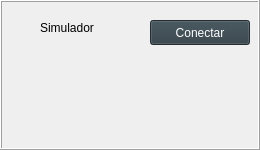
     <widget class="QFrame" name="frame_19">
      <property name="geometry">
       <rect>
        <x>750</x>
        <y>0</y>
        <width>260</width>
        <height>150</height>
       </rect>
      </property>
      <property name="styleSheet">
       <string notr="true"/>
      </property>
      <property name="frameShape">
       <enum>QFrame::Box</enum>
      </property>
      <property name="frameShadow">
       <enum>QFrame::Raised</enum>
      </property>
      <property name="lineWidth">
       <number>1</number>
      </property>
      <property name="midLineWidth">
       <number>0</number>
      </property>
      <widget class="QLabel" name="lbl_conected_4">
       <property name="geometry">
        <rect>
         <x>40</x>
         <y>20</y>
         <width>71</width>
         <height>16</height>
        </rect>
       </property>
       <property name="mouseTracking">
        <bool>true</bool>
       </property>
       <property name="tabletTracking">
        <bool>false</bool>
       </property>
       <property name="focusPolicy">
        <enum>Qt::StrongFocus</enum>
       </property>
       <property name="contextMenuPolicy">
        <enum>Qt::DefaultContextMenu</enum>
       </property>
       <property name="styleSheet">
        <string notr="true"/>
       </property>
       <property name="text">
        <string>Simulador</string>
       </property>
      </widget>
      <widget class="QLabel" name="led_conn_simu_2">
       <property name="enabled">
        <bool>true</bool>
       </property>
       <property name="geometry">
        <rect>
         <x>10</x>
         <y>18</y>
         <width>21</width>
         <height>20</height>
        </rect>
       </property>
       <property name="text">
        <string/>
       </property>
       <property name="pixmap">
        <pixmap>icons/blue-led-on.png</pixmap>
       </property>
       <property name="scaledContents">
        <bool>true</bool>
       </property>
      </widget>
      <widget class="QPushButton" name="btnConnect">
       <property name="geometry">
        <rect>
         <x>150</x>
         <y>20</y>
         <width>100</width>
         <height>25</height>
        </rect>
       </property>
       <property name="styleSheet">
        <string notr="true">color: rgb(255, 255, 255);
background-color: rgb(47, 61, 68);
alternate-background-color: rgb(33, 43, 48);</string>
       </property>
       <property name="text">
        <string>Conectar</string>
       </property>
      </widget>
      <widget class="QLabel" name="led_conn_inj_1">
       <property name="enabled">
        <bool>true</bool>
       </property>
       <property name="geometry">
        <rect>
         <x>10</x>
         <y>18</y>
         <width>21</width>
         <height>20</height>
        </rect>
       </property>
       <property name="text">
        <string/>
       </property>
       <property name="pixmap">
        <pixmap>icons/black-led-on.png</pixmap>
       </property>
       <property name="scaledContents">
        <bool>true</bool>
       </property>
      </widget>
      <zorder>lbl_conected_4</zorder>
      <zorder>btnConnect</zorder>
      <zorder>led_conn_inj_1</zorder>
      <zorder>led_conn_simu_2</zorder>
     </widget>
